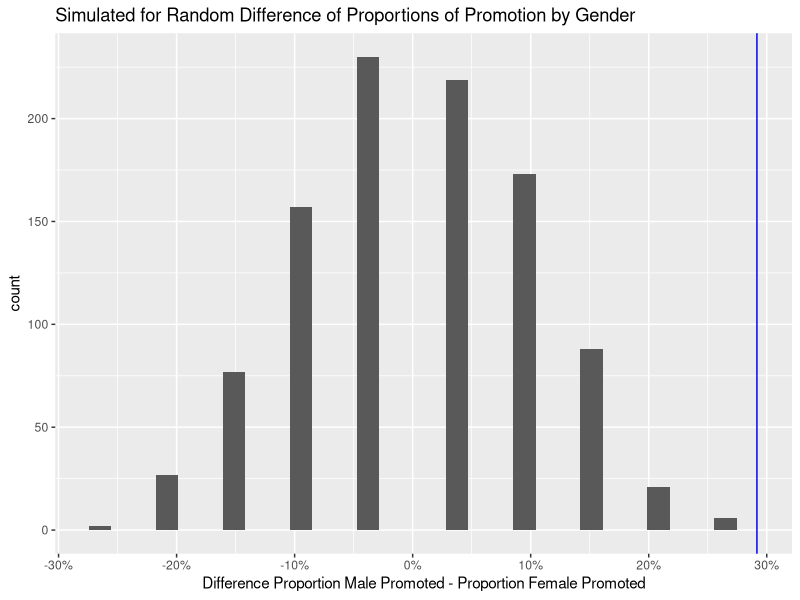

Reproduce this figure in R.
## ---- chunk 1
library(knitr)

data <- data.frame(Gender = c("Male", "Female"),
                   Promoted = c(21, 14),
                   NotPromoted = c(3, 10),
                   Total = c(24, 24))

data
## ---- chunk 2
library(tidyverse)

prop_table <- data.frame(ProportionPromoted = data$Promoted/data$Total) %>%
  mutate(Gender = c('Male', 'Female'))

prop_table
## ---- chunk 3
simulation <- function() {
  sample_data <- c(replicate(24, "Male"), replicate(24, "Female"))
  sampled <- sample(sample_data,35,replace=F)
  
  sampled_prop_male_promoted <- mean(sampled == 'Male')
  return(sampled_prop_male_promoted-(1-sampled_prop_male_promoted))
}

result <- data.frame(ProportionFemalePromoted = replicate(1000, simulation()))

head(result)
## ---- chunk 4
library(ggplot2)

xintercept <- prop_table[1, 'ProportionPromoted'] - prop_table[2, 'ProportionPromoted']

ggplot(result, aes(x=ProportionFemalePromoted)) +
  geom_histogram() +
  geom_vline(aes(xintercept = xintercept), colour="blue") +
  ggtitle("Simulated for Random Difference of Proportions of Promotion by Gender") +
  xlab("Difference Proportion Male Promoted - Proportion Female Promoted") +
  scale_x_continuous(labels = scales::percent)

